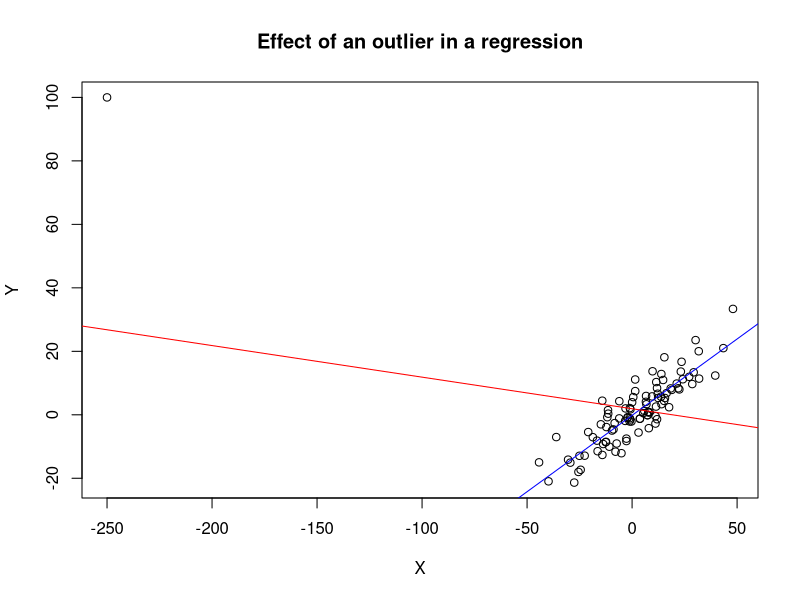
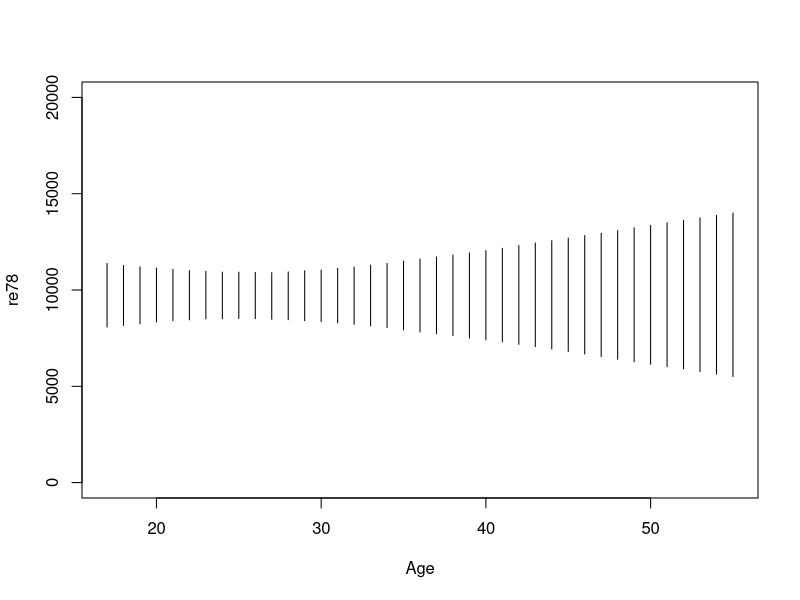
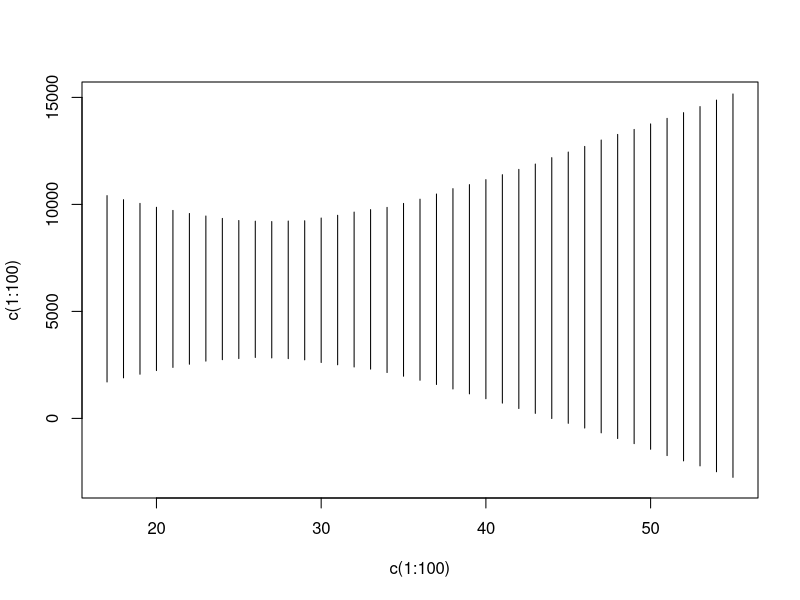

Write R code to recreate these figures, in order.
rm(list = ls())
set.seed(1)
#question #1 ----

#creating the variables and the error
x <- rnorm(99, 0, 20)
error <- rnorm(99, 0, 5)
y <- 0.5 * x  + error

#data frame with 99 observations
df99 <- data.frame(x, y)

#model for 99 observations
model99 <- lm(y ~ x, data = df99)
summary(model99)


#creating outlier and a data frame with 100 observations
outlier <- c(-250, 100)
df100 <- rbind(df99, outlier)

#model for 100 observations
model100 <- lm(y ~ x, data = df100)
summary(model100)

#creating scatterplot
plot(df100$x, df100$y, xlab = "X", ylab = "Y", main = "Effect of an outlier in a regression")
abline(model99, col = "blue")
abline(model100, col = "red")

#question #2 ----
library(Matching)
library(foreign)

data("lalonde")

#separating only the control group
control <- lalonde[!(lalonde$treat == 1),]

#creating model
control.lm <- lm(re78 ~ age + educ + re74 + re75 + educ*re74 + educ*re75 + age*re74 + age*re75 + re74*re75, data = control)
summary(control.lm)

library(arm)
control.sim <- sim(control.lm, n.sim = 10000)
sim.coef <- control.sim@coef

median_educ <- median(lalonde$educ)
median_re74 <- median(lalonde$re74)
median_re75 <- median(lalonde$re75)

storagedf_1 <- matrix(NA, nrow = 10000, ncol = 39)

for(age in c(17:55)) {
  for(i in 1:10000) 
  {
    beta <- sum(control.sim@coef[i,]*(c(1, age, median_educ, median_re74, median_re75, median_educ*median_re74, median_educ*median_re75, age*median_re74, age*median_re75, median_re74*median_re75)), control.sim@sigma[i])
    storagedf_1[i, age - 16] <- beta
  }
}
conf.intervals <- apply(storagedf_1, 2, quantile, probs = c(0.005, 0.995))

plot(x = c(1:100), y = c(1:100), type = "n", xlim = c(17,55), ylim = c(0,20000), xlab = "Age", ylab = "re78")

counter = 1
for(age in 17:55) {
  segments(x0 = age,  y0 = conf.intervals[counter], x1 = age, y1 = conf.intervals[counter + 1])
  counter = counter + 2
}


quantile_educ <- quantile(lalonde$educ, probs = c(0.9))
quantile_re74 <- quantile(lalonde$re74, probs = c(0.9))
quantile_re75 <- quantile(lalonde$re75, probs = c(0.9))

storagedf_2 <- matrix(NA, nrow = 10000, ncol = 39)

for(age in c(17:55)) {
  for(i in 1:10000) 
  {
    beta <- sum(control.sim@coef[i,]*(c(1, age, quantile_educ, quantile_re74, quantile_re75, quantile_educ*quantile_re74, quantile_educ*quantile_re75, age*quantile_re74, age*quantile_re75, quantile_re74*quantile_re75)))
    storagedf_2[i, age - 16] <- beta
  }
}
conf.intervals2 <- apply(storagedf_2, 2, quantile, probs = c(0.005, 0.995))

plot(x = c(1:100), y = c(1:100), type = "n", xlim = c(17,55), ylim = c(-3000,15000))

counter = 1
for(age in 17:55) {
  segments(x0 = age,  y0 = conf.intervals2[counter], x1 = age, y1 = conf.intervals2[counter + 1])
  counter = counter + 2
}
